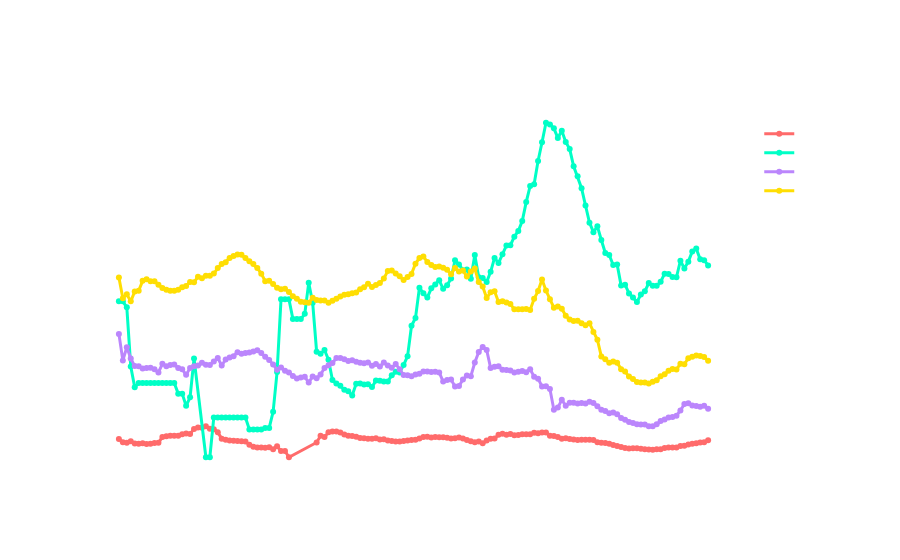

Notebook code cell kept with this figure:
### Code cell
fig = go.Figure()

# Custom color palette
colors = ['#FF6B6B',    # Bright Coral
          '#00FFC6',    # Bright Turquoise
          '#BB86FC',    # Bright Purple
          '#FFDE03'] 

for i, user in enumerate(always_sharing_tickers_users):
    print(f"Fetching engagement data for {user}...")
    try:
        df_engagement = fetch_user_engagement(user)
        
        fig.add_trace(
            go.Scatter(
                x=df_engagement['timestamp'],
                y=df_engagement['engagement'],
                mode='lines+markers',
                name=user,
                line=dict(width=3, color=colors[i % len(colors)]),
                marker=dict(size=6, symbol='circle')
            )
        )

    except requests.exceptions.HTTPError as e:
        print(f"Error fetching data for {user}: {e}")
    except Exception as e:
        print(f"An unexpected error occurred: {e}")

fig.update_layout(
    title={
        'text': 'User Engagement Trends',
        'y':0.95,
        'x':0.5,
        'xanchor': 'center',
        'yanchor': 'top',
        'font': dict(size=24, color='white')
    },
    xaxis_title='Date',
    yaxis_title='Normalized Engagement',
    legend_title='Users',
    template='plotly_dark',
    plot_bgcolor='rgba(0,0,0,0)',    # Transparent background
    paper_bgcolor='rgba(0,0,0,0)',   # Transparent paper
    font=dict(
        family="Helvetica",
        color='white'
    ),
    showlegend=True,
    legend=dict(
        bgcolor='rgba(0,0,0,0)',     # Transparent legend
        bordercolor='rgba(255,255,255,0.3)',
        borderwidth=1,
        x=1.02,
        y=1,
        orientation='v'
    ),
    margin=dict(l=80, r=80, t=100, b=80)
)

fig.update_xaxes(
    tickformat='%Y-%m-%d',
    dtick='M1',
    ticklabelmode='period',
    gridcolor='rgba(255,255,255,0.1)',
    gridwidth=0.5,
    showline=True,
    linewidth=1,
    linecolor='rgba(255,255,255,0.3)'
)

fig.update_yaxes(
    title_standoff=20,
    tickformat='.2f',
    gridcolor='rgba(255,255,255,0.1)',
    gridwidth=0.5,
    showline=True,
    linewidth=1,
    linecolor='rgba(255,255,255,0.3)',
    zeroline=True,
    zerolinewidth=1,
    zerolinecolor='rgba(255,255,255,0.2)'
)

fig.update_traces(
    hovertemplate='<b>%{x}</b><br>Engagement: %{y:.3f}<extra></extra>'
)

fig.show()

### Figure 1 — Plotly figure (JSON) as saved in the notebook; plotly's stock layout.template omitted (floating-point values rounded to 4 significant figures; data arrays with more than 128 entries replaced by an {"elided": "..."} marker saying what was removed)
{"data": [{"hovertemplate": "<b>%{x}</b><br>Engagement: %{y:.3f}<extra></extra>", "line": {"color": "#FF6B6B", "width": 3}, "marker": {"size": 6, "symbol": "circle"}, "mode": "lines+markers", "name": "@HopiumPapi", "type": "scatter", "x": {"elided": "144 str values"}, "y": {"elided": "144 float values"}}, {"hovertemplate": "<b>%{x}</b><br>Engagement: %{y:.3f}<extra></extra>", "line": {"color": "#00FFC6", "width": 3}, "marker": {"size": 6, "symbol": "circle"}, "mode": "lines+markers", "name": "@SrPetersETH", "type": "scatter", "x": {"elided": "148 str values"}, "y": {"elided": "148 float values"}}, {"hovertemplate": "<b>%{x}</b><br>Engagement: %{y:.3f}<extra></extra>", "line": {"color": "#BB86FC", "width": 3}, "marker": {"size": 6, "symbol": "circle"}, "mode": "lines+markers", "name": "@JakeGagain", "type": "scatter", "x": {"elided": "150 str values"}, "y": {"elided": "150 float values"}}, {"hovertemplate": "<b>%{x}</b><br>Engagement: %{y:.3f}<extra></extra>", "line": {"color": "#FFDE03", "width": 3}, "marker": {"size": 6, "symbol": "circle"}, "mode": "lines+markers", "name": "@rovercrc", "type": "scatter", "x": {"elided": "150 str values"}, "y": {"elided": "150 float values"}}], "layout": {"font": {"color": "white", "family": "Helvetica"}, "legend": {"bgcolor": "rgba(0,0,0,0)", "bordercolor": "rgba(255,255,255,0.3)", "borderwidth": 1, "orientation": "v", "title": {"text": "Users"}, "x": 1.02, "y": 1}, "margin": {"b": 80, "l": 80, "r": 80, "t": 100}, "paper_bgcolor": "rgba(0,0,0,0)", "plot_bgcolor": "rgba(0,0,0,0)", "showlegend": true, "title": {"font": {"color": "white", "size": 24}, "text": "User Engagement Trends", "x": 0.5, "xanchor": "center", "y": 0.95, "yanchor": "top"}, "xaxis": {"dtick": "M1", "gridcolor": "rgba(255,255,255,0.1)", "gridwidth": 0.5, "linecolor": "rgba(255,255,255,0.3)", "linewidth": 1, "showline": true, "tickformat": "%Y-%m-%d", "ticklabelmode": "period", "title": {"text": "Date"}}, "yaxis": {"gridcolor": "rgba(255,255,255,0.1)", "gridwidth": 0.5, "linecolor": "rgba(255,255,255,0.3)", "linewidth": 1, "showline": true, "tickformat": ".2f", "title": {"standoff": 20, "text": "Normalized Engagement"}, "zeroline": true, "zerolinecolor": "rgba(255,255,255,0.2)", "zerolinewidth": 1}}}
